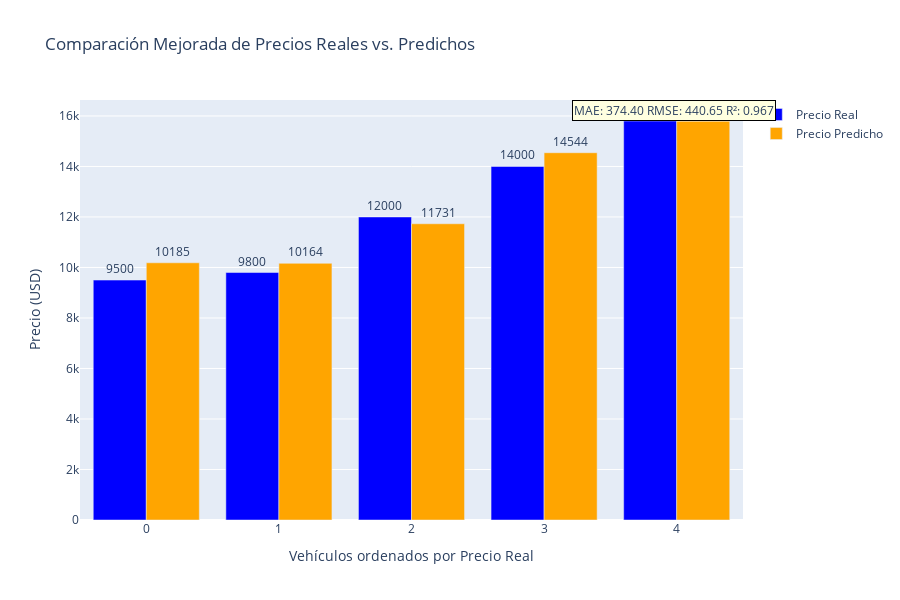

Write notebook code for a chart like this one.
### Code cell
# Preparar DataFrame para gráfico
graph_df = pd.DataFrame({
    'Precio Real': y_test.values,
    'Precio Predicho': y_pred,
    'Error Absoluto': np.abs(y_test.values - y_pred)
})

# Ordenar por Precio Real
graph_df = graph_df.sort_values(by='Precio Real').reset_index(drop=True)

# Crear gráfico mejorado
fig = go.Figure()
fig.add_trace(go.Bar(x=graph_df.index, y=graph_df['Precio Real'], name='Precio Real', marker_color='blue'))
fig.add_trace(go.Bar(x=graph_df.index, y=graph_df['Precio Predicho'], name='Precio Predicho', marker_color='orange'))

# Añadir etiquetas de valores
fig.update_traces(texttemplate='%{y:.0f}', textposition='outside')

# Añadir anotaciones con métricas
fig.add_annotation(text=f"MAE: {mae:.2f}\nRMSE: {rmse:.2f}\nR²: {r2:.3f}",
                   xref="paper", yref="paper",
                   x=1.05, y=1,
                   showarrow=False,
                   font=dict(size=12),
                   align="left",
                   bordercolor="black",
                   borderwidth=1,
                   bgcolor="lightyellow")

fig.update_layout(title='Comparación Mejorada de Precios Reales vs. Predichos',
                  xaxis_title='Vehículos ordenados por Precio Real',
                  yaxis_title='Precio (USD)',
                  barmode='group',
                  height=600)

fig.show()

### Figure 1 — Plotly figure (JSON) as saved in the notebook; plotly's stock layout.template omitted (floating-point values rounded to 4 significant figures)
{"data": [{"marker": {"color": "blue"}, "name": "Precio Real", "textposition": "outside", "texttemplate": "%{y:.0f}", "type": "bar", "x": [0, 1, 2, 3, 4], "y": [9500, 9800, 12000, 14000, 15800]}, {"marker": {"color": "orange"}, "name": "Precio Predicho", "textposition": "outside", "texttemplate": "%{y:.0f}", "type": "bar", "x": [0, 1, 2, 3, 4], "y": [10190.0, 10160.0, 11730.0, 14540.0, 15790.0]}], "layout": {"annotations": [{"align": "left", "bgcolor": "lightyellow", "bordercolor": "black", "borderwidth": 1, "font": {"size": 12}, "showarrow": false, "text": "MAE: 374.40\nRMSE: 440.65\nR²: 0.967", "x": 1.05, "xref": "paper", "y": 1, "yref": "paper"}], "barmode": "group", "height": 600, "title": {"text": "Comparación Mejorada de Precios Reales vs. Predichos"}, "xaxis": {"title": {"text": "Vehículos ordenados por Precio Real"}}, "yaxis": {"title": {"text": "Precio (USD)"}}}}
